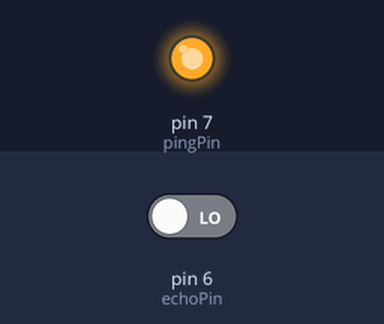
The sketch below on a simulated Arduino Uno, built with avr-gcc and run on an emulated ATmega328P. On the bench: output pins drawn as LEDs (lit = HIGH). The inputs (shaded band) are chosen by the test bench; at power-on: pin 6 (echoPin) LOW. What the sketch prints to the serial monitor is not drawn.

Above: at 0.1 s.
Timing chart, 0 to 1.6 s (numbered marks = the images above):
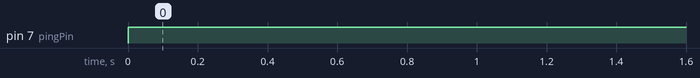

Measured:
- by itself, pin 7 (pingPin): LOW → HIGH at 0.00 s

The sketch:

sketch_ultra_sonic_sensor.ino
```cpp
const int pingPin = 7;
const int echoPin = 6;

void setup() {
  // initialize serial communication:
  Serial.begin(9600);
}

void loop() {
  ntimeters:
  long duration, inches, cm;
  pinMode(pingPin, OUTPUT);
  digitalWrite(pingPin, LOW);
  delayMicroseconds(2);
  digitalWrite(pingPin, HIGH);
  delayMicroseconds(5);


  pinMode(echoPin, INPUT);
  duration = pulseIn(echoPin, HIGH);
  //Serial.print(duration);
 // inches = microsecondsToInches(duration);
  cm = microsecondsToCentimeters(duration);

  //Serial.print(inches);
  //Serial.print("in, ");
  Serial.print(cm);
  Serial.print("cm");
  Serial.println();

  delay(1000);
}

/*long microsecondsToInches(long microseconds) {

  return microseconds / 74 / 2;
}*/

long microsecondsToCentimeters(long microseconds) {
  long double d;
  d = 0.343 * microseconds;

  return d / 29;
}
```
